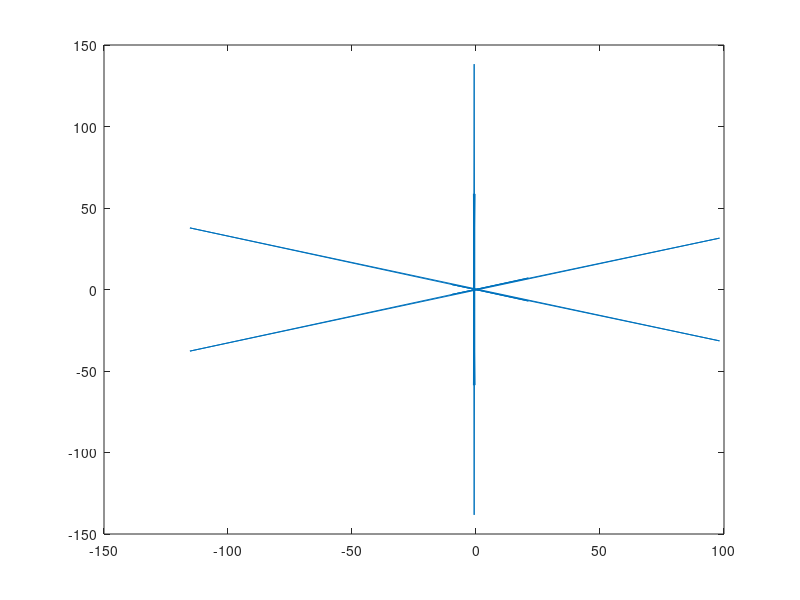

Write the MATLAB code that produced this figure. (Note: this script raises an error after producing the figure.)
pkg load signal

f_s = 160E3;
f1 = 23E3;
a1 = 1;
f2 = 25E3;
a2 = 1;
block_size = 512;
blocks_per_s = f_s / block_size;
t_per_block = block_size / f_s;
n_blocks = 5;

t = 0:(1/f_s):(t_per_block * n_blocks);
sampled_signal = a1*sin(2*pi*f1*t) + a2*sin(2*pi*f2*t);

block_0 = sampled_signal(1:block_size);
t_block_0 = t(1:block_size);
plot(t_block_0, block_0);

fft_block_0 = fft(block_0 .* hamming(block_size)');
plot(fft_block_0);

# Compute the two-sided spectrum P2.
# Then compute the single-sided spectrum P1 based on P2 and the even-valued signal length L.
Y=fft_block_0;
L=block_size;
P2 = abs(Y/L); # Normalize impact of FFT length
# P2 is two-sided eg. includes negative frequencies
# => one-side = (first half of P2?) * 2
P1 = P2(1:L/2+1); 
P1(2:end-1) = 2*P1(2:end-1);

# Correction step - 4d
# 25kHz will have a higher peak than 23kHz, because ??? "scalloping"
# NOT the integral of sin(25kHz)^2 will cover more area.

#w1 = 2*pi*f1
## integral of sin^2(wx) = x/2-(sin(2xw)/4w)+C
## x = 0 to t_per_block
#area1 = (t_per_block/2 - sin(2*t_per_block*w1)/(4*w1)) - 0
#w2 = 2*pi*f2
#area2 = (t_per_block/2 - sin(2*t_per_block*w2)/(4*w2)) - 0

plot(Y_freqs,P1)


# peak 23kHz = 0.75 peak 25kHz = 1

